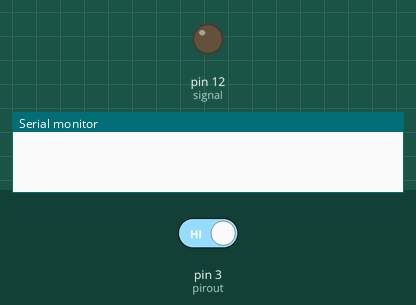
This sketch was run on a simulated Arduino Uno, built with avr-gcc and run on an emulated ATmega328P. Shown: output pins drawn as LEDs (lit = HIGH), the last lines printed to the serial monitor. The inputs (shaded band) are chosen by the test bench; at power-on: pin 3 (pirout) HIGH.

Above: at 1.2 s.
1.3 s: pin 3 (pirout) driven LOW
At 1.7 s:
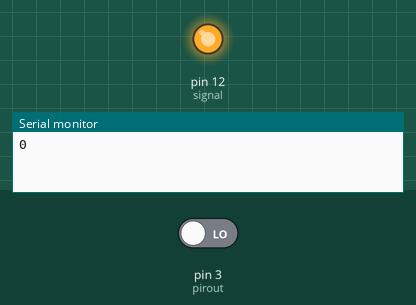
Timing chart, 0 to 8.3 s (numbered marks = the images above; inputs shaded):
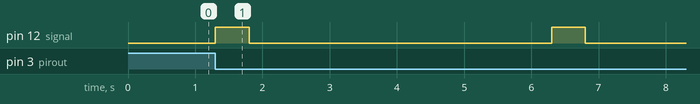

The sketch:

alarm.ino
```cpp
#include <SimpleTimer.h>
SimpleTimer timerAlarm;

const int power = 13;
const int signal = 12;
const int pirout = 3;

// the setup routine runs once when you press reset:
void setup() {
  // initialize the digital pin as an output.
  pinMode(signal, OUTPUT);
pinMode(power, OUTPUT);
  pinMode(pirout, INPUT);

Serial.begin(9600);

}

// the loop routine runs over and over again forever:
void loop() {


int alarm=digitalRead(pirout);
int timerID;

if (alarm==LOW)
  {
    Serial.println(alarm);


  triggerAlarm();
  delay(4500);
    triggerAlarm();
  delay(9500);
    poweroffAlarm();

  }
 }

 void triggerAlarm() {
      digitalWrite(signal, HIGH);
  delay(500);
  digitalWrite(signal, LOW);
}

 void poweroffAlarm() {
      digitalWrite(power, HIGH);
  delay(500);
  digitalWrite(power, LOW);
}
```

Measured:
- after the input at 1.3 s, pin 12 (signal): alternates HIGH for 0.50 s and LOW for 4.5 s, starting at once
